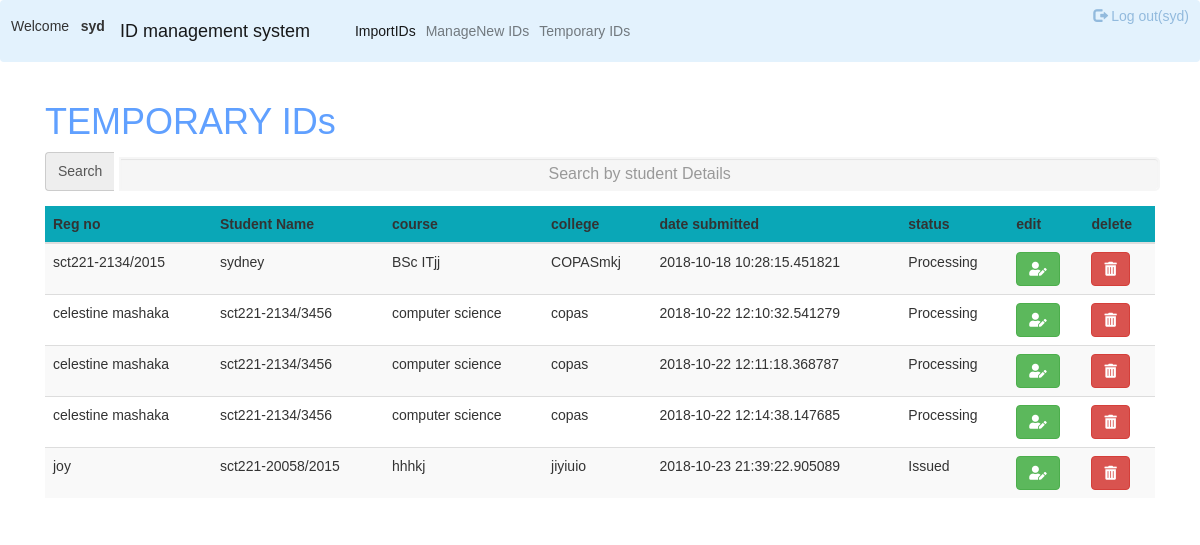
/systemversion7.0/tempID.php (signed in), run on the app's committed database.
### tables this page shows
CREATE TABLE `table_student` (
  `id` int(255) NOT NULL,
  `Reg_no` varchar(60) NOT NULL,
  `Student_Name` char(60) NOT NULL,
  `course` char(60) NOT NULL,
  `college` char(60) NOT NULL,
  `date_submitted` datetime(6) NOT NULL DEFAULT CURRENT_TIMESTAMP(6) ON UPDATE CURRENT_TIMESTAMP(6),
  `status` tinyint(1) NOT NULL
);

### systemversion7.0/server.php (called while the page is built, shortened)
<?php
$db = mysqli_connect('localhost', 'root', '', 'registration');
   $results = mysqli_query($db, "SELECT * FROM table_student");
?>

### systemversion7.0/tempID.php (the view, shortened to what this page needs)
<?php  include('server.php'); ?>
<!DOCTYPE html>
<html lang="en">
<head>
 <link rel="stylesheet" href="https://stackpath.bootstrapcdn.com/bootstrap/4.1.3/css/bootstrap.min.css">
  <link rel="stylesheet" href="https://maxcdn.bootstrapcdn.com/bootstrap/3.3.7/css/bootstrap.min.css">
  <link rel="stylesheet" href="style.css">
  <link href="/open-iconic/font/css/open-iconic-bootstrap.css" rel="stylesheet">
<link rel="stylesheet" href="https://use.fontawesome.com/releases/v5.3.1/css/all.css">
</head>
<body>
<nav class="navbar navbar-expand-lg navbar-light" style="background-color: #e3f2fd;">
  <p>Welcome &nbsp <strong><?php echo $_SESSION['username']; ?></strong></p>
  <a class="navbar-brand" href="#">ID management system</a>
  <div class="collapse navbar-collapse" id="navbarNav">
    <ul class="navbar-nav">
      <li class="nav-item active">
        <a class="nav-link" href="import.php">ImportIDs<span class="sr-only">(current)</span></a>
      </li>
      <li class="nav-item">
        <a class="nav-link" href="index.php">ManageNew IDs</a>
      </li>
      <li class="nav-item">
        <a class="nav-link" href="tempID.php">Temporary IDs</a>
      </li>
    </ul>
    <ul class="nav navbar-nav navbar-right">
          <li><?php  if (isset($_SESSION['username'])) : ?>
          <p> <a href="index.php?logout='1'"><span class="glyphicon glyphicon-log-out"></span> Log out(<?php echo $_SESSION['username']; ?>)</button></a></p>
          <?php endif ?></li>
    </ul>
  </div>
</nav>
<div class="container">
<h1>TEMPORARY IDs</h1>
<table class="table table-striped">
  <thead  style="background-color: #0aa7b7;">
    <tr>
      <th scope="col">Reg no</th>
      <th scope="col">Student Name</th>
      <th scope="col">course</th>
      <th scope="col">college</th>
      <th scope="col">date submitted</th>
      <th scope="col">status</th>
      <th scope="col">edit</th>
      <th scope="col">delete</th>
    </tr>
   </thead>
    <tr class="filters">
      <div class="form-group">
      <div class="input-group">
      <span class="input-group-addon">Search</span>
      <input type="text" name="searchword" id="search_text" placeholder="Search by student Details" class="form-control" />
      </div>
      </div>
</tr>
  <tbody>
    <?php
    while ($row = mysqli_fetch_array($results)) { ?>
  	 <tr>
      <td><?php echo $row['Reg_no']; ?></td>
      <td><?php echo $row['Student_Name']; ?></td>
      <td><?php echo $row['course']; ?></td>
      <td><?php echo $row['college']; ?></td>
      <td><?php echo $row['date_submitted']; ?></td>
      <td><?php  if($row['status']){
        echo 'Issued';
      } else{
        echo "Processing";
      }
      ?></td>
      <td>
       <form action="edit.php" method="post">
          <button type="submit" class="btn btn-success" name="edit">
         <i class="fas fa-user-edit"></i>
        </button>
        </form>
</td>
      <td>
        <form action="server.php" method="post">
          <button type="submit" class="btn btn-danger" name="delete">
         <i class="fas fa-trash-alt"></i>
        </button>
        </form>
      </td>
	</tr>
  <?php } ?>
  </tbody>
</div>
</body>
</html>

### userside/style.css (style rules this page uses)
html { background-color: #56baed; }
body { font-family: "Poppins", sans-serif; height: 100vh; }
a { color: #92badd; display:inline-block; text-decoration: none; font-weight: 400; }
input[type=text] { background-color: #f6f6f6; border: none; color: #0d0d0d; padding: 15px 32px; text-align: center; text-decoration: none; display: inline-block; font-size: 16px; margin: 5px; width: 85%; border: 2px solid #f6f6f6; -webkit-transition: all 0.5s ease-in-out; -moz-transition: all 0.5s ease-in-out; -ms-transition: all 0.5s ease-in-out; -o-transition: all 0.5s ease-in-out; transition: all 0.5s ease-in-out; -webkit-border-radius: 5px 5px 5px 5px; border-radius: 5px 5px 5px 5px; }
input[type=text]:placeholder { color: #cccccc; }
h1 { color:#60a0ff; }

### data on the page
table_student: Reg_no "sct221-2134/2015", Student_Name "sydney", course "BSc ITjj", college "COPASmkj", date_submitted "2018-10-18 10:28:15.451821", status "Processing"
table_student: Reg_no "celestine mashaka", Student_Name "sct221-2134/3456", course "computer science", college "copas", date_submitted "2018-10-22 12:10:32.541279", status "Processing"
table_student: Reg_no "celestine mashaka", Student_Name "sct221-2134/3456", course "computer science", college "copas", date_submitted "2018-10-22 12:11:18.368787", status "Processing"
table_student: Reg_no "celestine mashaka", Student_Name "sct221-2134/3456", course "computer science", college "copas", date_submitted "2018-10-22 12:14:38.147685", status "Processing"
table_student: Reg_no "joy", Student_Name "sct221-20058/2015", course "hhhkj", college "jiyiuio", date_submitted "2018-10-23 21:39:22.905089", status "Issued"

### other printed values
$_SESSION['username'] "syd"
